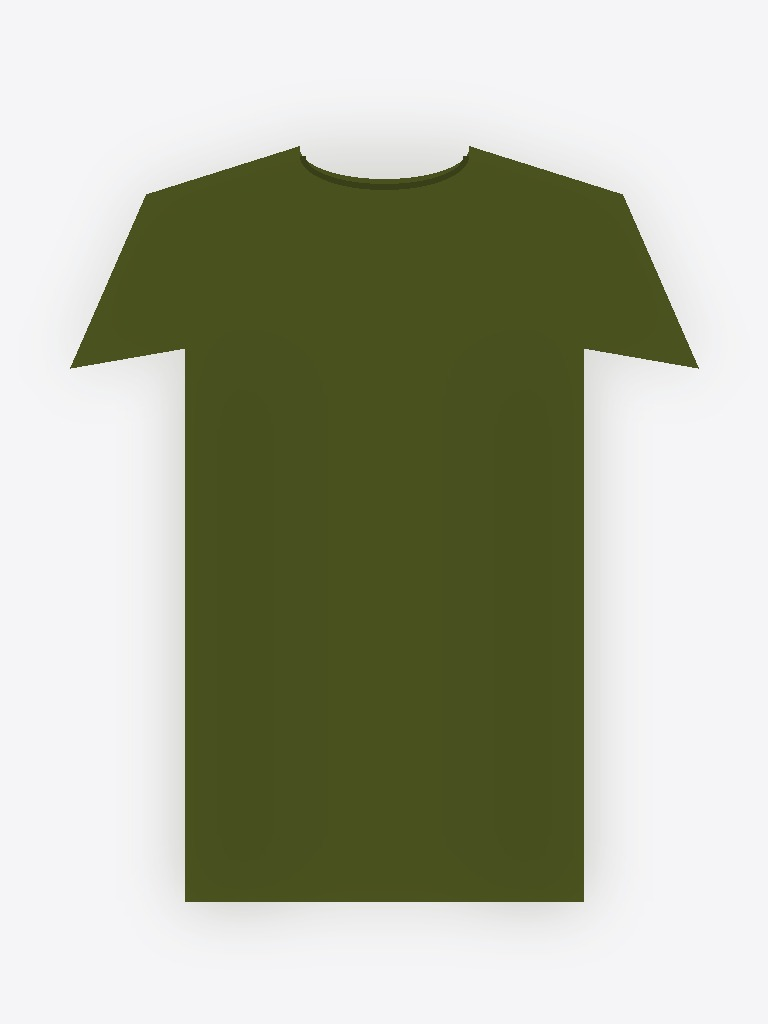
#> input picture backend/assets/catalog/army-utility-top.jpg, 768 x 1024 px
$ python -i photo_qc.py   (imports and definitions only)
#> lines starting #> are read from the running program, lines starting #| are printed output that depends on the picture
#> further down, picture is the input picture: PIL image 768x1024 RGB; mean R, G, B 173.6, 176.8, 157.3
### backend/drape/colorlab/lab.py
"""sRGB <-> CIELAB conversion and color helpers (D65, 2-degree observer).

Pure Python on purpose: no numpy dependency for a handful of 3-vectors.
Delta-E is CIE76 -- adequate for ranking drape candidates, and simple enough
to explain in the README.
"""

from __future__ import annotations

import math
from dataclasses import dataclass

_D65 = (95.047, 100.0, 108.883)


@dataclass(frozen=True)
class LabColor:
    L: float
    a: float
    b: float

    @property
    def chroma(self) -> float:
        return math.hypot(self.a, self.b)

    # [11 lines left out: functions hue_deg, hex_to_rgb, not called in this run]


def rgb_to_hex(rgb: tuple[int, int, int]) -> str:
    return "#{:02x}{:02x}{:02x}".format(*rgb)


def _srgb_to_linear(c: float) -> float:
    c /= 255.0
    return c / 12.92 if c <= 0.04045 else ((c + 0.055) / 1.055) ** 2.4


def rgb_to_lab(rgb: tuple[int, int, int]) -> LabColor:
    r, g, b = (_srgb_to_linear(c) for c in rgb)
    # linear sRGB -> XYZ (D65)
    x = (0.4124564 * r + 0.3575761 * g + 0.1804375 * b) * 100.0
    y = (0.2126729 * r + 0.7151522 * g + 0.0721750 * b) * 100.0
    z = (0.0193339 * r + 0.1191920 * g + 0.9503041 * b) * 100.0

    def f(t: float) -> float:
        return t ** (1 / 3) if t > 0.008856 else (7.787 * t) + (16.0 / 116.0)

    fx, fy, fz = (f(v / w) for v, w in zip((x, y, z), _D65))
    return LabColor(L=116.0 * fy - 16.0, a=500.0 * (fx - fy), b=200.0 * (fy - fz))


def hex_to_lab(hex_str: str) -> LabColor:
    return rgb_to_lab(hex_to_rgb(hex_str))


def delta_e(c1: LabColor, c2: LabColor) -> float:
    return math.sqrt((c1.L - c2.L) ** 2 + (c1.a - c2.a) ** 2 + (c1.b - c2.b) ** 2)


# [4 lines left out: function hue_distance_deg, not called in this run]

### backend/drape/api/photo_qc.py
"""Pre-flight selfie checks, run BEFORE any units are spent.

Catches locally what would otherwise fail (or silently mislead) at the API:
resolution floors, bad exposure, and -- the silent verdict-killer -- a strong
color cast from warm indoor lighting, which shifts every measured skin value
warm. Levels: "block" stops the session; "warn" is shown with a continue
option.
"""

from __future__ import annotations

from PIL import Image

from drape.colorlab.lab import rgb_to_lab

MIN_SHORT_SIDE = 480  # SD skin-analysis floor per API docs
DARK_LUMA = 60
BRIGHT_LUMA = 232
CAST_CHROMA = 13.0  # background corner chroma above this = colored light


def _region_rgb(img: Image.Image, box: tuple[int, int, int, int]) -> tuple[int, int, int]:
    return img.crop(box).resize((1, 1), Image.LANCZOS).getpixel((0, 0))[:3]


def check(img: Image.Image) -> list[dict]:
    issues: list[dict] = []
    w, h = img.size
#> w = 768; h = 1024

    if min(w, h) < MIN_SHORT_SIDE:
        issues.append({
            "level": "block",
            "code": "too_small",
            "message": f"This photo is {w}x{h}px; the skin analysis needs at least "
                       f"{MIN_SHORT_SIDE}px on the short side. Use a larger photo.",
        })

    small = img.convert("RGB").resize((64, 64), Image.LANCZOS)
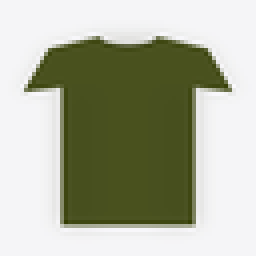
#> small: PIL image 64x64 RGB (shown 4 times larger); mean R, G, B 173.6, 176.8, 157.3
    pixels = list(small.get_flattened_data() if hasattr(small, "get_flattened_data") else small.getdata())
#> pixels = 4096 items, first 6: (245, 245, 247), (245, 245, 247), (245, 245, 247), (245, 245, 247), (245, 245, 247), (245, 245, 247)
    luma = sum(0.299 * r + 0.587 * g + 0.114 * b for r, g, b in pixels) / len(pixels)
#> luma = 173.6
    if luma < DARK_LUMA:
        issues.append({
            "level": "warn",
            "code": "too_dark",
            "message": "The photo looks dark. Colors read wrong in dim light -- retake it facing a window if you can.",
        })
    elif luma > BRIGHT_LUMA:
        issues.append({
            "level": "warn",
            "code": "overexposed",
            "message": "The photo looks blown out. Strong highlights wash out your real coloring.",
        })

    # Color cast: sample the top corners (assumed backdrop, not face). Colored
    # ambient light shifts skin readings the same direction it shifts the wall.
    px, py = max(2, w // 12), max(2, h // 12)
#> px = 64; py = 85
    rgb = img.convert("RGB")
    corners = [_region_rgb(rgb, (0, 0, px, py)), _region_rgb(rgb, (w - px, 0, w, py))]
#> corners = [(245, 245, 247), (245, 245, 247)]
    avg = tuple(sum(c[i] for c in corners) // 2 for i in range(3))
#> avg = (245, 245, 247)
    corner_lab = rgb_to_lab(avg)
#> in rgb_to_lab, `r, g, b = (_srgb_to_linear(c) for c in rgb)`: r = 0.913; b = 0.93
#> in rgb_to_lab, `x = (0.4124564 * r + 0.3575761 * g + 0.1804375 * b) * 100.0`: x = 87.09
#> in rgb_to_lab, `y = (0.2126729 * r + 0.7151522 * g + 0.0721750 * b) * 100.0`: y = 91.43
#> in rgb_to_lab, `z = (0.0193339 * r + 0.1191920 * g + 0.9503041 * b) * 100.0`: z = 101
#> in rgb_to_lab, `fx, fy, fz = (f(v / w) for v, w in zip((x, y, z), _D65))`: fx = 0.971; fz = 0.975
    if corner_lab.chroma > CAST_CHROMA and corner_lab.L > 25:
        tint = "warm" if corner_lab.b > 0 else "cool"
        issues.append({
            "level": "warn",
            "code": "color_cast",
            "message": f"The lighting looks {tint}-tinted, which can skew your undertone reading. "
                       "Daylight from a window gives the truest verdict.",
        })

    return issues

>>> from PIL import Image
>>> picture = Image.open('../../assets/catalog/army-utility-top.jpg')
>>> result = check(picture)
#> result = []
